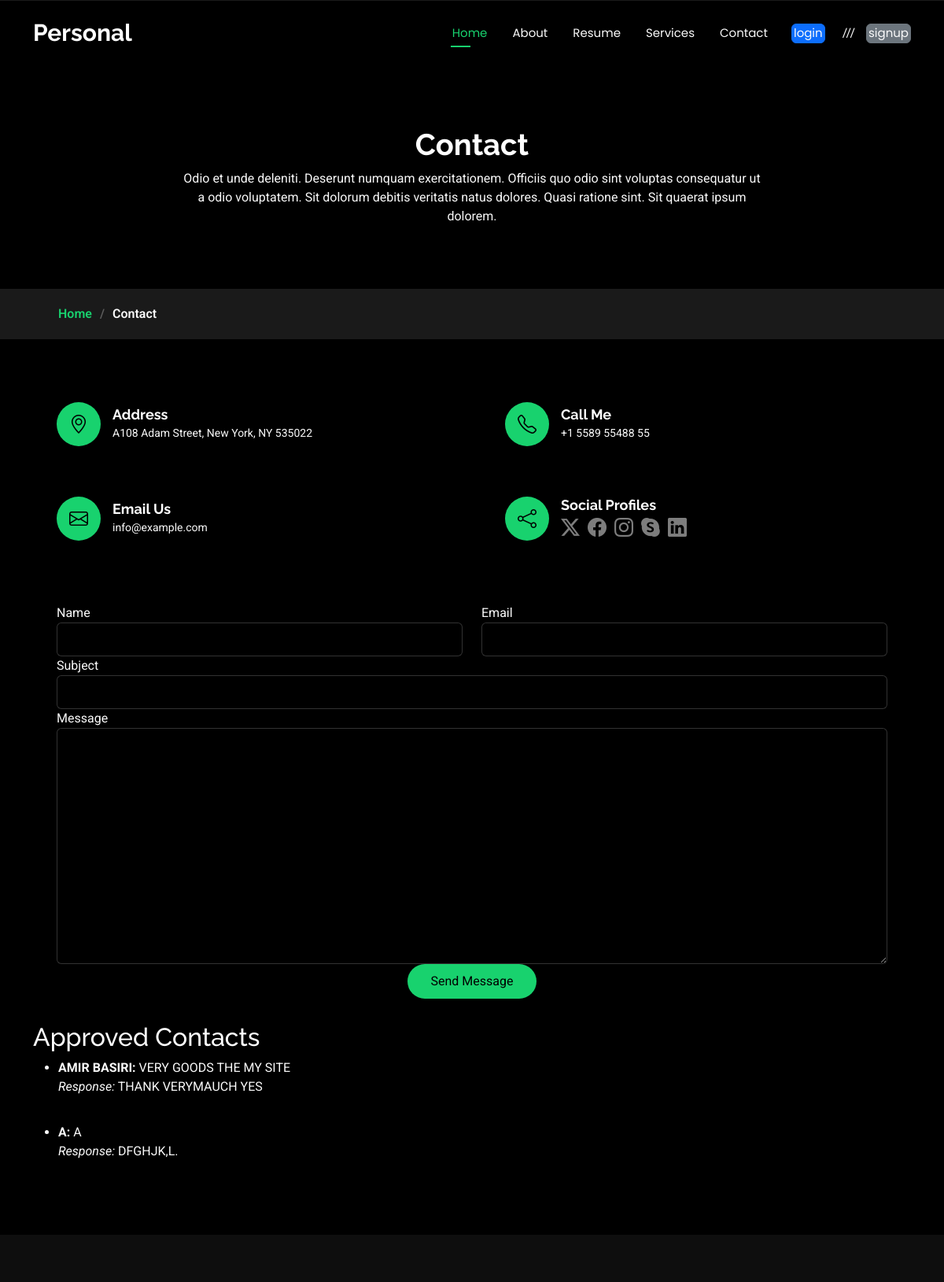
Page /contact/ on the committed database.
### root/models.py (models this page shows, shortened)
class Contact(models.Model):
    name = models.CharField(max_length=100)
    email = models.EmailField()
    subject = models.CharField(max_length=200)
    message = models.TextField()
    response = models.TextField(blank=True, null=True)
    is_approved = models.BooleanField(default=False)

### root/views.py (the view)
# urls.py: path('contact/', contact_view, name='contact'),
def contact_view(request):
    if request.method == 'POST':
        form = ContactForm(request.POST)
        if form.is_valid():
            form.save()
            messages.success(request, 'Your message has been sent successfully.')
            return redirect('root:contact')
    else:
        form = ContactForm()
    approved_contacts = Contact.objects.filter(is_approved=True)
    return render(request, 'root/contact.html', {
        'form': form,
        'approved_contacts': approved_contacts
    })

### root/forms.py
class ContactForm(forms.ModelForm):
    class Meta:
        model = Contact
        fields = ['name', 'email', 'subject', 'message']
        widgets = {
            'name': forms.TextInput(attrs={'class': 'form-control', 'placeholder': 'Name'}),
            'email': forms.EmailInput(attrs={'class': 'form-control', 'placeholder': 'Email'}),
            'subject': forms.TextInput(attrs={'class': 'form-control', 'placeholder': 'Subject'}),
            'message': forms.Textarea(attrs={'class': 'form-control', 'placeholder': 'Message'}),
        }

### templates/root/contact.html (shortened to what this page needs)
{% extends "base.html" %}
{% load static %}
{% block 'content' %}
<main class="main">
  <div class="page-title" data-aos="fade">
    <div class="heading">
      <div class="container">
        <div class="row d-flex justify-content-center text-center">
          <div class="col-lg-8">
            <h1>Contact</h1>
            <p class="mb-0">Odio et unde deleniti. Deserunt numquam exercitationem. Officiis quo odio sint voluptas consequatur ut a odio voluptatem. Sit dolorum debitis veritatis natus dolores. Quasi ratione sint. Sit quaerat ipsum dolorem.</p>
          </div>
        </div>
      </div>
    </div>
    <nav class="breadcrumbs">
      <div class="container">
        <ol>
          <li><a href="index.html">Home</a></li>
          <li class="current">Contact</li>
        </ol>
      </div>
    </nav>
  </div>
  <section id="contact" class="contact section">
    <div class="container" data-aos="fade-up" data-aos-delay="100">
      <div class="row gy-4">
        <div class="col-md-6">
          <div class="info-item d-flex align-items-center" data-aos="fade-up" data-aos-delay="200">
            <i class="icon bi bi-geo-alt flex-shrink-0"></i>
            <div>
              <h3>Address</h3>
              <p>A108 Adam Street, New York, NY 535022</p>
            </div>
          </div>
        </div>
        <div class="col-md-6">
          <div class="info-item d-flex align-items-center" data-aos="fade-up" data-aos-delay="300">
            <i class="icon bi bi-telephone flex-shrink-0"></i>
            <div>
              <h3>Call Me</h3>
              <p>+1 5589 55488 55</p>
            </div>
          </div>
        </div>
        <div class="col-md-6">
          <div class="info-item d-flex align-items-center" data-aos="fade-up" data-aos-delay="400">
            <i class="icon bi bi-envelope flex-shrink-0"></i>
            <div>
              <h3>Email Us</h3>
              <p>info@example.com</p>
            </div>
          </div>
        </div>
        <div class="col-md-6">
          <div class="info-item d-flex align-items-center" data-aos="fade-up" data-aos-delay="500">
            <i class="icon bi bi-share flex-shrink-0"></i>
            <div>
              <h3>Social Profiles</h3>
              <div class="social-links">
                <a href="#"><i class="bi bi-twitter-x"></i></a>
                <a href="#"><i class="bi bi-facebook"></i></a>
                <a href="#"><i class="bi bi-instagram"></i></a>
                <a href="#"><i class="bi bi-skype"></i></a>
                <a href="#"><i class="bi bi-linkedin"></i></a>
              </div>
            </div>
          </div>
        </div>
      </div>
      <form method="POST" action="." class="php-email-form" data-aos="fade-up" data-aos-delay="600">
        <div class="row gy-4">
            <div class="col-md-6">
                <div class="form-group">
                    <label for="name">Name</label>
                    <input type="text" name="name" class="form-control rounded" id="name" required style="border-radius: 40px;">
                </div>
            </div>
            <div class="col-md-6">
                <div class="form-group">
                    <label for="email">Email</label>
                    <input type="email" name="email" class="form-control rounded" id="email" required style="border-radius: 40px;">
                </div>
            </div>
        </div>
        <div class="row gy-4">
            <div class="col-md-12">
                <div class="form-group">
                    <label for="subject">Subject</label>
                    <input type="text" name="subject" class="form-control rounded" id="subject" required style="border-radius: 40px;">
                </div>
            </div>
        </div>
        <div class="form-group">
            <label for="message">Message</label>
            <textarea name="message" class="form-control rounded" id="message" style="width: 100%; border-radius: 40px; height: 300px;"></textarea>
        </div>
        <div class="col-md-12 text-center">
            <button type="submit">Send Message</button>
        </div>
    </form>
      <h2>Approved Contacts</h2>
      <ul>
        {% for contact in approved_contacts %}
            <li>
                <strong>{{ contact.name }}:</strong> {{ contact.message }} <br>
                <em>Response:</em> {{ contact.response }}
            </li>
            <hr style="border: 1px solid #000;">
        {% endfor %}
    </ul>
    </div>
  </section>
</main>
{% endblock 'content' %}

### static/assets/css/main.css (style rules this page uses)
:root { --default-font: "Roboto", system-ui, -apple-system, "Segoe UI", Roboto, "Helvetica Neue", Arial, "Noto Sans", "Liberation Sans", sans-serif, "Apple Color Emoji", "Segoe UI Emoji", "Segoe UI Symbol", "Noto Color Emoji"; --heading-font: "Raleway", sans-serif; --nav-font: "Poppins", sans-serif; }
:root { --background-color: #000000; --default-color: #fafafa; --heading-color: #ffffff; --accent-color: #18d26e; --surface-color: #1a1a1a; --contrast-color: #000000; }
:root { --nav-color: #fafafa; --nav-hover-color: #18d26e; --nav-mobile-background-color: #1a1a1a; --nav-dropdown-background-color: #1a1a1a; --nav-dropdown-color: #fafafa; --nav-dropdown-hover-color: #18d26e; }
:root { scroll-behavior: smooth; }
body { color: var(--default-color); background-color: var(--background-color); font-family: var(--default-font); }
a { color: var(--accent-color); text-decoration: none; transition: 0.3s; }
h1, h2, h3, h4, h5, h6 { color: var(--heading-color); font-family: var(--heading-font); }
.page-title { color: var(--default-color); background-color: var(--background-color); position: relative; }
.page-title .heading { padding: 160px 0 80px 0; border-top: 1px solid color-mix(in srgb, var(--default-color), transparent 90%); }
.page-title .heading h1 { font-size: 38px; font-weight: 700; }
.page-title nav { background-color: color-mix(in srgb, var(--default-color), transparent 90%); padding: 20px 0; }
.page-title nav ol { display: flex; flex-wrap: wrap; list-style: none; margin: 0; font-size: 16px; font-weight: 600; }
.page-title nav ol li+li { padding-left: 10px; }
.page-title nav ol li+li::before { content: "/"; display: inline-block; padding-right: 10px; color: color-mix(in srgb, var(--default-color), transparent 70%); }
section, .section { color: var(--default-color); background-color: var(--background-color); padding: 60px 0; scroll-margin-top: 100px; overflow: clip; }
.contact .info-item { box-shadow: 0px 0px 20px rgba(0, 0, 0, 0.1); padding: 20px 30px; }
.contact .info-item .icon { color: var(--contrast-color); background-color: var(--accent-color); width: 56px; height: 56px; font-size: 24px; display: flex; justify-content: center; align-items: center; transition: all 0.3s ease-in-out; border-radius: 50%; margin-right: 15px; }
.contact .info-item h3 { font-size: 18px; font-weight: 700; margin: 0 0 2px 0; }
.contact .info-item p { padding: 0; margin-bottom: 0; font-size: 14px; }
.contact .info-item .social-links a { font-size: 24px; display: inline-block; line-height: 1; margin: 4px 6px 0 0; transition: 0.3s; color: color-mix(in srgb, var(--default-color), transparent 50%); }
.contact .php-email-form { box-shadow: 0px 0px 20px rgba(0, 0, 0, 0.1); padding: 30px; margin-top: 30px; }
.contact .php-email-form input[type=text], .contact .php-email-form input[type=email], .contact .php-email-form textarea { color: var(--default-color); background-color: color-mix(in srgb, var(--background-color), transparent 50%); border-color: color-mix(in srgb, var(--default-color), transparent 80%); font-size: 14px; padding: 10px 15px; box-shadow: none; border-radius: 0; }
.contact .php-email-form input[type=text]::placeholder, .contact .php-email-form input[type=email]::placeholder, .contact .php-email-form textarea::placeholder { color: color-mix(in srgb, var(--default-color), transparent 70%); }
.contact .php-email-form button[type=submit] { color: var(--contrast-color); background: var(--accent-color); border: 0; padding: 10px 30px; transition: 0.4s; border-radius: 50px; }

### rows in the picture
Contact: name "AMIR BASIRI", message "VERY GOODS THE MY SITE", response "THANK VERYMAUCH YES"
Contact: name "A", message "A", response "DFGHJK,L."
